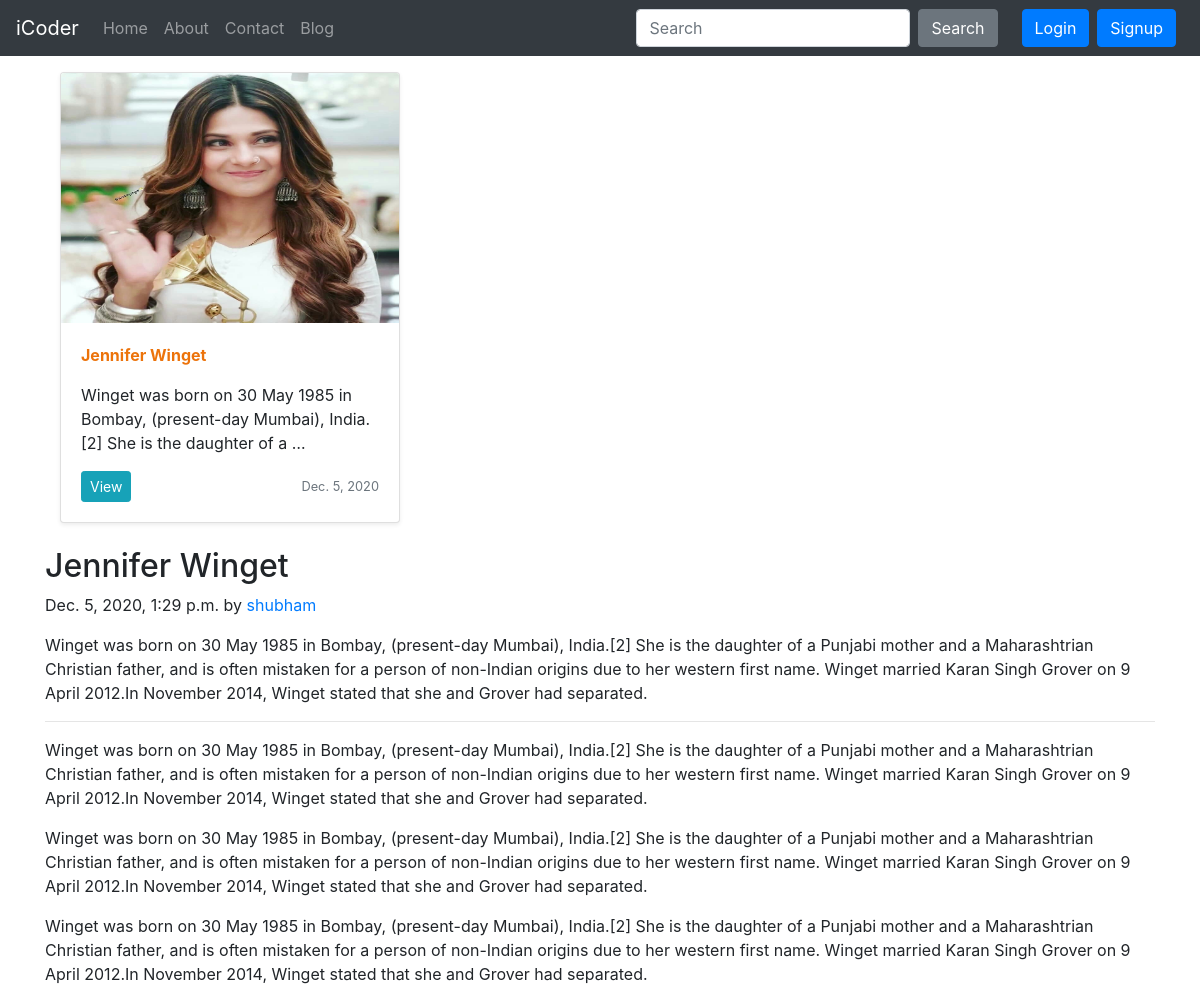
/blog/jennifer, run on an earlier commit of the app's database.
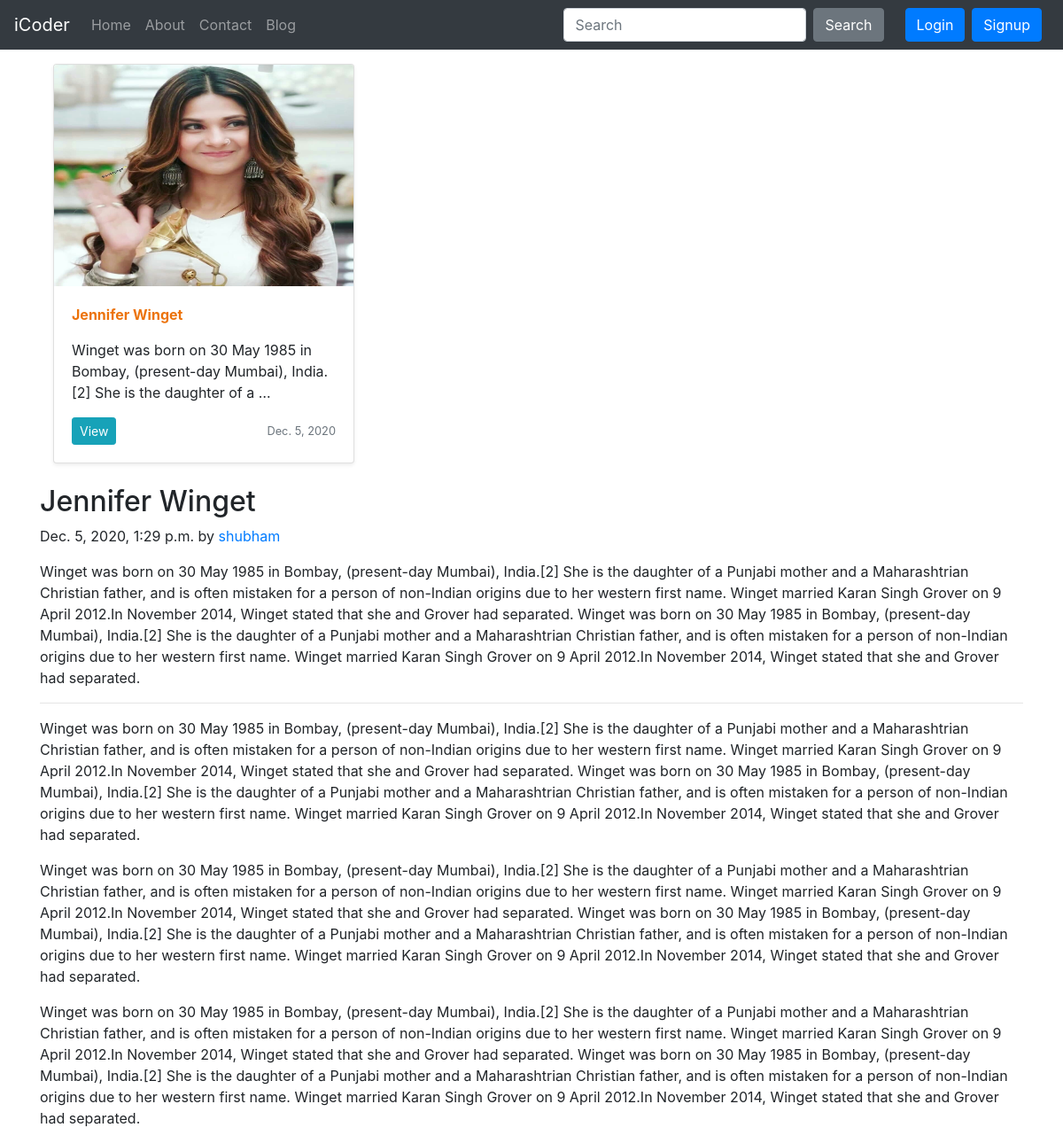
And on a later commit of the database.
### blog/models.py (models this page shows, shortened)
class Post(models.Model):
    sno = models.AutoField(primary_key=True)
    title = models.CharField(max_length=200)
    author = models.CharField(max_length=200)
    image = models.ImageField(upload_to="blog/images",default=" ")
    content = models.TextField()
    category = models.CharField(max_length=200,default="actress")
    slug = models.CharField(max_length=130,default="")
    timestamp = models.DateTimeField(blank=True)

### blog/views.py (the view)
# urls.py: path('<str:slug>', views.blogPost,name="blogPost"),
def blogPost(request,slug):
    post = Post.objects.filter(slug=slug).first()
    context={'post':post}
    return render(request,"blog/blogPost.html",context)

### templates/blog/blogPost.html (shortened to what this page needs)
{% extends 'home/basic.html' %}
{% block body %}
<div class="container my-3">
<div class="col-md-4">
    <div class="card mb-4 shadow-sm">
      <img src="/media/{{post.image}}" class="bd-placeholder-img card-img-top" width="100%" height="250" role="img" ></img>
      <div class="card-body">
      <b><p class="text-capitalize text-decoration-underline" style="color: #ec730b;">{{post.title}}</p></b>
        <p class="card-text">{{post.content|truncatechars:100}}</p>
        <div class="d-flex justify-content-between align-items-center">
          <div class="btn-group">
            <a href="{{post.slug}}"><button type="button" class="btn btn-sm btn-info">View</button></a>
          </div>
          <small class="text-muted"> {{post.timestamp.date }}</small>
        </div>
      </div>
    </div>
</div>
</div>
<div class="container">
<div class="blog-post">
        <h2 class="blog-post-title">{{post.title}}</h2>
        <p class="blog-post-meta">{{post.timestamp}} by <a href="#">{{ post.author}}</a></p>
        <p>{{post.content}}</p>
        <hr>
        <p>{{post.content}}</p>
        <blockquote>
          <p>{{post.content}}</p>
        </blockquote>
        <p>{{post.content}}</p>
</div>
{% endblock body %}

What changed in the data, as far as the page shows it:
changed Post "Jennifer Winget": content "…and Grover had separated." → "…and Grover had separated. Winget was born on 30 May 1985 in Bombay, (present-day Mumbai), India.[2] She is the daughter of a Punjabi mother and a Maharashtrian Christian father, and is often mistaken for a person of non-Indian origins due to her western first name. Winget married Karan Singh Grover on 9 April 2012.In November 2014, Winget stated that she and Grover had separated."
